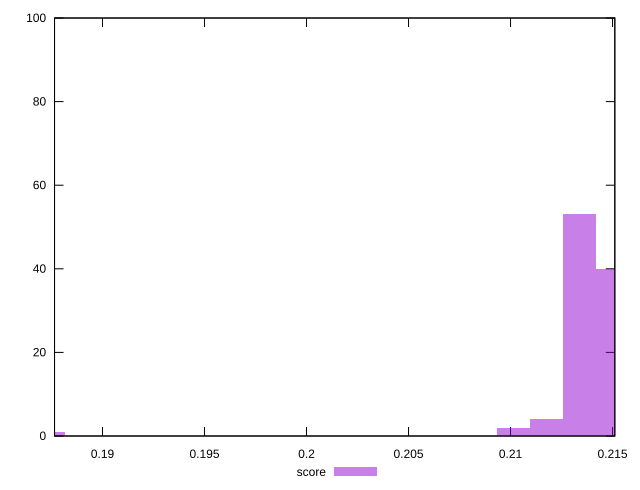

This figure's gnuplot source:
reset

$score <<EOF
0.18733424094748422 1
0.21339813534017765 53
0.21014014854109098 2
0.21176914194063431 4
0.215027128739721 40
EOF

set key outside below
set boxwidth 0.001628993399543341
set xrange [0.18764897137840159:0.21511107483562297]
set yrange [0:100]
set trange [0:100]
set style fill transparent solid 0.5 noborder
set terminal svg size 640, 490 enhanced background rgb 'white'
set output "reprap/interactive/samples/pages+cached/score/histogram.svg"

plot $score title "score" with boxes

reset
